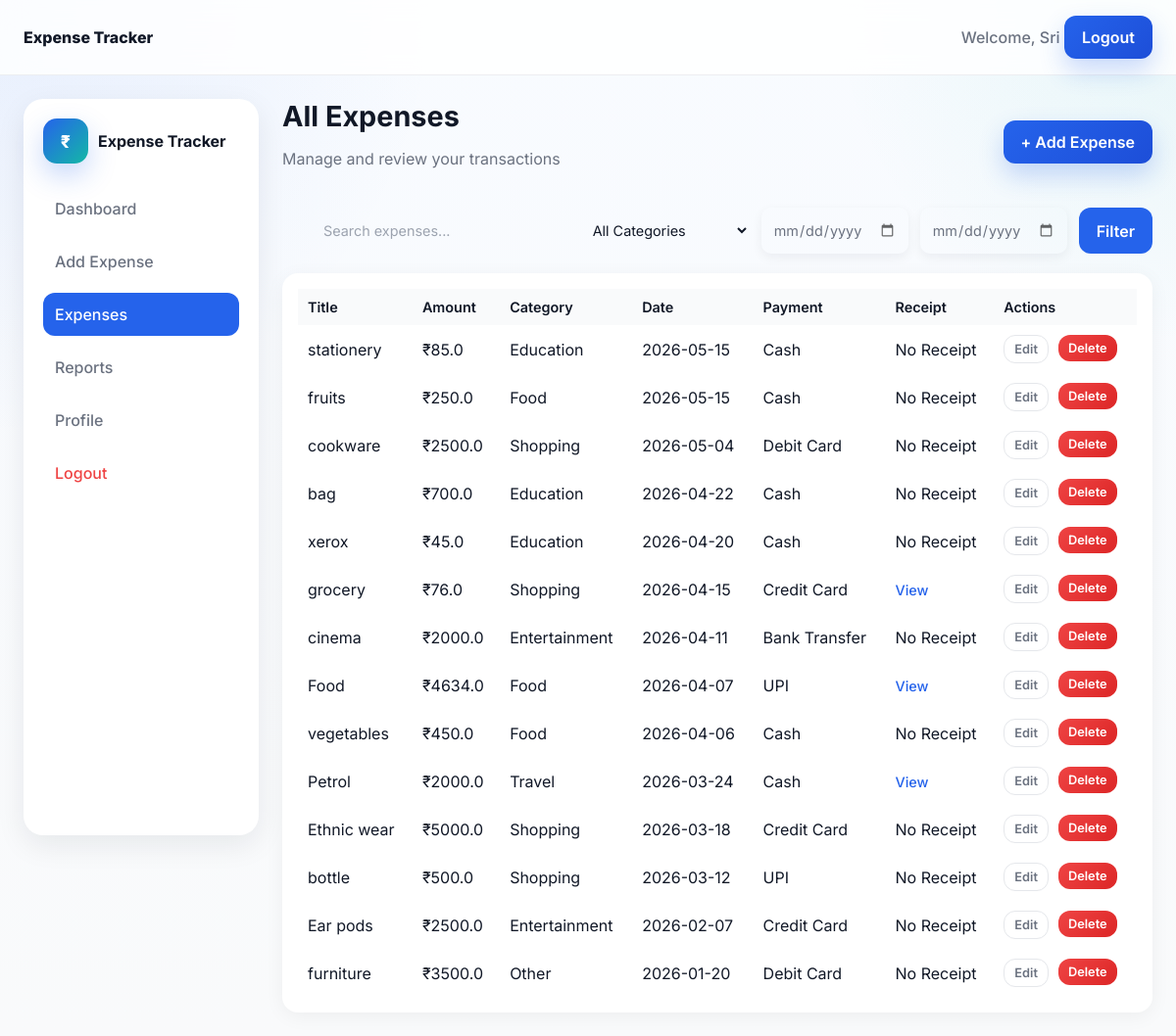
/expenses (signed in), run on the app's committed database.
### tables this page shows
CREATE TABLE expenses (
        id INTEGER PRIMARY KEY AUTOINCREMENT,
        user_id INTEGER,
        title TEXT,
        amount REAL,
        category TEXT,
        date TEXT,
        payment TEXT,
        note TEXT,
        receipt TEXT
    );

### app.py (the view)
@app.route('/expenses')
def expenses_page():
    if "user_id" not in session:
        return redirect(url_for("login"))
    conn = sqlite3.connect("database.db")
    cursor = conn.cursor()
    cursor.execute("""
        SELECT * FROM expenses
        WHERE user_id = ?
        ORDER BY date DESC
    """, (session["user_id"],))
    expenses = cursor.fetchall()
    conn.close()
    return render_template("view_expenses.html", expenses=expenses)

### templates/view_expenses.html (shortened to what this page needs)
{% extends "base.html" %}
{% block content %}
<div class="dashboard">
  <aside class="sidebar">
    <div class="sidebar__brand">
      <div class="brand__icon">₹</div>
      <span class="sidebar__title">Expense Tracker</span>
    </div>
    <nav class="sidebar__nav">
      <a href="/dashboard" class="sidebar__link">Dashboard</a>
      <a href="/add-expense" class="sidebar__link">Add Expense</a>
      <a href="/expenses" class="sidebar__link active">Expenses</a>
      <a href="/reports" class="sidebar__link">Reports</a>
      <a href="/profile" class="sidebar__link">Profile</a>
      <a href="/logout" class="sidebar__link logout">Logout</a>
    </nav>
  </aside>
  <main class="dashboard-main">
    <header class="dashboard-header">
      <div>
        <h1 class="dashboard-title">All Expenses</h1>
        <p class="dashboard-subtitle">Manage and review your transactions</p>
      </div>
      <a href="/add-expense" class="btn btn--primary">+ Add Expense</a>
    </header>
    <section class="filter-bar">
      <input type="text" id="search" class="form-input" placeholder="Search expenses...">
      <select id="filterCategory" class="form-select">
        <option value="">All Categories</option>
      </select>
      <input type="date" id="startDate" class="form-input date-input">
<input type="date" id="endDate" class="form-input date-input">
      <button class="btn btn--secondary" id="filterBtn">Filter</button>
    </section>
    <section class="table-card">
      <table class="table">
        <thead>
          <tr>
            <th>Title</th>
            <th>Amount</th>
            <th>Category</th>
            <th>Date</th>
            <th>Payment</th>
            <th>Receipt</th>
            <th>Actions</th>
          </tr>
        </thead>
        <tbody id="expenseTable">
          {% if expenses %}
            {% for expense in expenses %}
            <tr
                data-title="{{ expense[2] }}"
                data-category="{{ expense[4] }}"
                data-date="{{ expense[5] }}">
              <td>{{ expense[2] }}</td>
              <td>₹{{ expense[3] }}</td>
              <td>{{ expense[4] }}</td>
              <td>{{ expense[5] }}</td>
              <td>{{ expense[6] }}</td>
              <td>
                {% if expense[8] %}
                <a href="/{{ expense[8] }}" target="_blank" class="text-link">View</a>
                {% else %}
                  No Receipt
                {% endif %}
              </td>
              <td class="actions">
                <a href="/edit-expense/{{ expense[0] }}" class="btn btn--ghost btn-sm">Edit</a>
                <form action="/delete-expense/{{ expense[0] }}" method="POST" style="display:inline;">
                  <button type="submit" class="btn btn--danger btn-sm">
                    Delete
                  </button>
                </form>
              </td>
            </tr>
            {% endfor %}
          {% endif %}
        </tbody>
      </table>
    </section>
  </main>
</div>
{% endblock %}

### templates/base.html (shortened to what this page needs)
<!DOCTYPE html>
<html lang="en">
<head>
  <link rel="stylesheet" href="{{ url_for('static', filename='css/style.css') }}">
</head>
<body>
  <div class="app-layout">
    <div class="main-area">
      {% if session.get("user") %}
      <header class="topbar">
        <div class="topbar__left">
          <span class="brand__name">Expense Tracker</span>
        </div>
        <div class="topbar__right">
          <span class="nav-link">Welcome, {{ session["user"] }}</span>
          <a href="/logout" class="btn btn--primary">Logout</a>
        </div>
      </header>
      {% endif %}
      <main class="page-content">
        {% block content %}{% endblock %}
      </main>
    </div>
  </div>
</body>
</html>

### data on the page
expenses: title "stationery", amount "85.0", category "Education", date "2026-05-15", payment "Cash", shows "No Receipt"
expenses: title "fruits", amount "250.0", category "Food", date "2026-05-15", payment "Cash", shows "No Receipt"
expenses: title "cookware", amount "2500.0", category "Shopping", date "2026-05-04", payment "Debit Card", shows "No Receipt"
expenses: title "bag", amount "700.0", category "Education", date "2026-04-22", payment "Cash", shows "No Receipt"
expenses: title "xerox", amount "45.0", category "Education", date "2026-04-20", payment "Cash", shows "No Receipt"
expenses: title "grocery", amount "76.0", category "Shopping", date "2026-04-15", payment "Credit Card"
expenses: title "cinema", amount "2000.0", category "Entertainment", date "2026-04-11", payment "Bank Transfer", shows "No Receipt"
expenses: title "Food", amount "4634.0", category "Food", date "2026-04-07", payment "UPI"
expenses: title "vegetables", amount "450.0", category "Food", date "2026-04-06", payment "Cash", shows "No Receipt"
expenses: title "Petrol", amount "2000.0", category "Travel", date "2026-03-24", payment "Cash"
expenses: title "Ethnic wear", amount "5000.0", category "Shopping", date "2026-03-18", payment "Credit Card", shows "No Receipt"
expenses: title "bottle", amount "500.0", category "Shopping", date "2026-03-12", payment "UPI", shows "No Receipt"
expenses: title "Ear pods", amount "2500.0", category "Entertainment", date "2026-02-07", payment "Credit Card", shows "No Receipt"
expenses: title "furniture", amount "3500.0", category "Other", date "2026-01-20", payment "Debit Card", shows "No Receipt"

### other printed values
{{ session["user"] }} "Sri"
